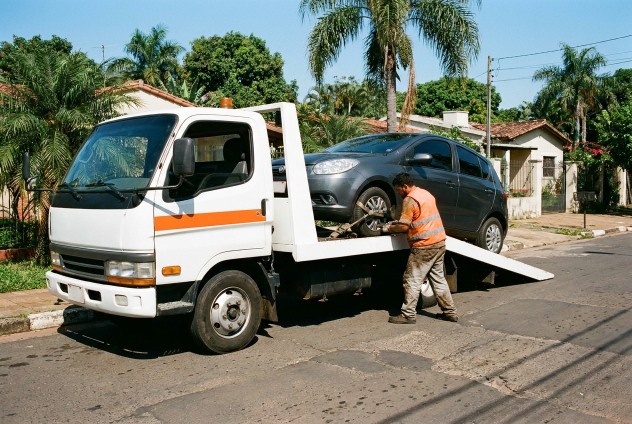
#> input picture assets/img/raw/hf_20260817_105603_6a172819-5e21-4e69-b7e0-eee3609f8347.png, 1264 x 848 px (shown at 1/2 size)
$ python build-og.py
#> lines starting #> are read from the running program, lines starting #| are printed output that depends on the picture
#> in main, photo is the input picture: PIL image 1264x848 RGB; mean R, G, B 117.9, 122.2, 110.3
#!/usr/bin/env python3
"""
Bygger assets/img/og-gruas-asuncion.jpg (1200x630) — kortet som visas när
någon delar gruas.com.py i WhatsApp, Facebook eller Telegram.

Foto i botten, mörk scrim till vänster så texten håller kontrast, och sedan
samma uppgifter som resten av sajten publicerar: ort, tjänster, domän och
telefonnumret. Inga påhittade siffror, inga betyg, inga priser.

Typsnitten är sajtens egna (assets/fonts/*.woff2), konverterade i minnet med
fontTools så kortet matchar rubrikerna på sajten.

    pip install pillow fonttools brotli
    python3 tools/build-og.py
"""

import io
import os

from PIL import Image, ImageDraw, ImageFont
from fontTools.ttLib import TTFont

ROOT = os.path.dirname(os.path.dirname(os.path.abspath(__file__)))
RAW = os.path.join(ROOT, "assets", "img", "raw")
FONTS = os.path.join(ROOT, "assets", "fonts")
OUT = os.path.join(ROOT, "assets", "img", "og-gruas-asuncion.jpg")

W, H = 1200, 630

# Samma foto som servicios-thumben "remolque": dagsljus, grúa som lastar en
# bil, tydligt motiv även i WhatsApps lilla förhandsvisning.
SOURCE = "hf_20260817_105603_6a172819-5e21-4e69-b7e0-eee3609f8347.png"

INK = (20, 22, 26)
# Sajtens --accent (#C4330F) är gjord för vit botten och blir för mörk ovanpå
# ett nedtonat foto. Här används en ljusare variant av samma rött så kortet
# fortfarande läses i WhatsApps lilla förhandsvisning.
ACCENT = (247, 106, 62)
WHITE = (255, 255, 255)


def load_font(woff2, size, weight=None):
    """woff2 -> Pillow-font. Sätter vikt om det är en variabel font."""
    f = TTFont(os.path.join(FONTS, woff2))
    f.flavor = None
    buf = io.BytesIO()
    f.save(buf)
    buf.seek(0)
    font = ImageFont.truetype(buf, size)
    if weight is not None:
        try:
            font.set_variation_by_axes([weight])
        except OSError:
            pass
    return font


def cover(im, tw, th):
#> called with tw = 1200, th = 630
    sw, sh = im.size
#> sw = 1264; sh = 848
    if sw / sh > tw / th:
        nw = round(sh * tw / th)
        box = ((sw - nw) // 2, 0, (sw - nw) // 2 + nw, sh)
    else:
        nh = round(sw * th / tw)
#> nh = 664
        box = (0, (sh - nh) // 2, sw, (sh - nh) // 2 + nh)
#> box = (0, 92, 1264, 756)
    return im.resize((tw, th), Image.LANCZOS, box=box)
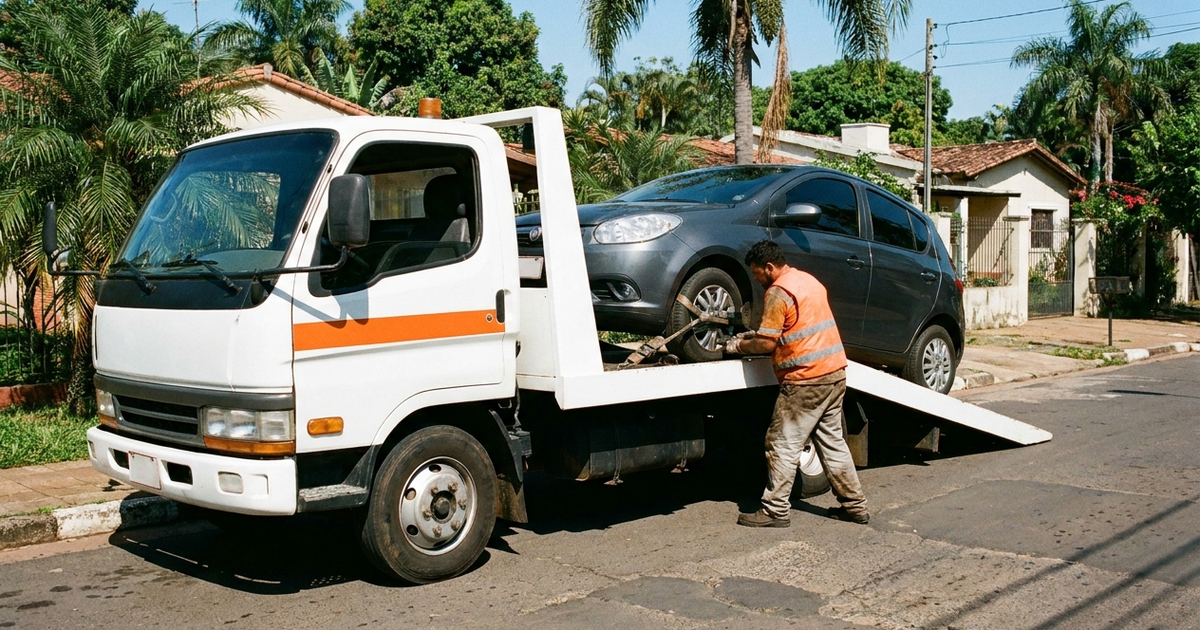
#> returned value: PIL image 1200x630 RGB; mean R, G, B 112.5, 114.1, 98.9


def main():
    photo = Image.open(os.path.join(RAW, SOURCE)).convert("RGB")
    card = cover(photo, W, H)

    # Scrim: kraftig till vänster där texten ligger, tunnare till höger så
    # grúan fortfarande syns. Plus en generell mörkning för kontrast.
    scrim = Image.new("L", (W, H))
#> scrim: PIL image 1200x630 L; every value is 0
    px = scrim.load()
    for x in range(W):
        t = x / (W - 1)
        # 0.94 vid vänsterkanten -> 0.34 vid högerkanten, mjuk kurva
        horiz = 0.94 - 0.60 * (t ** 1.35)
        for y in range(H):
            # extra mörkning nedåt så numret och domänen håller kontrast
            v = y / (H - 1)
            a = horiz + (1.0 - horiz) * 0.45 * max(0.0, (v - 0.55) / 0.45) ** 1.6
            px[x, y] = int(min(1.0, a) * 255)
    card = Image.composite(Image.new("RGB", (W, H), INK), card, scrim)
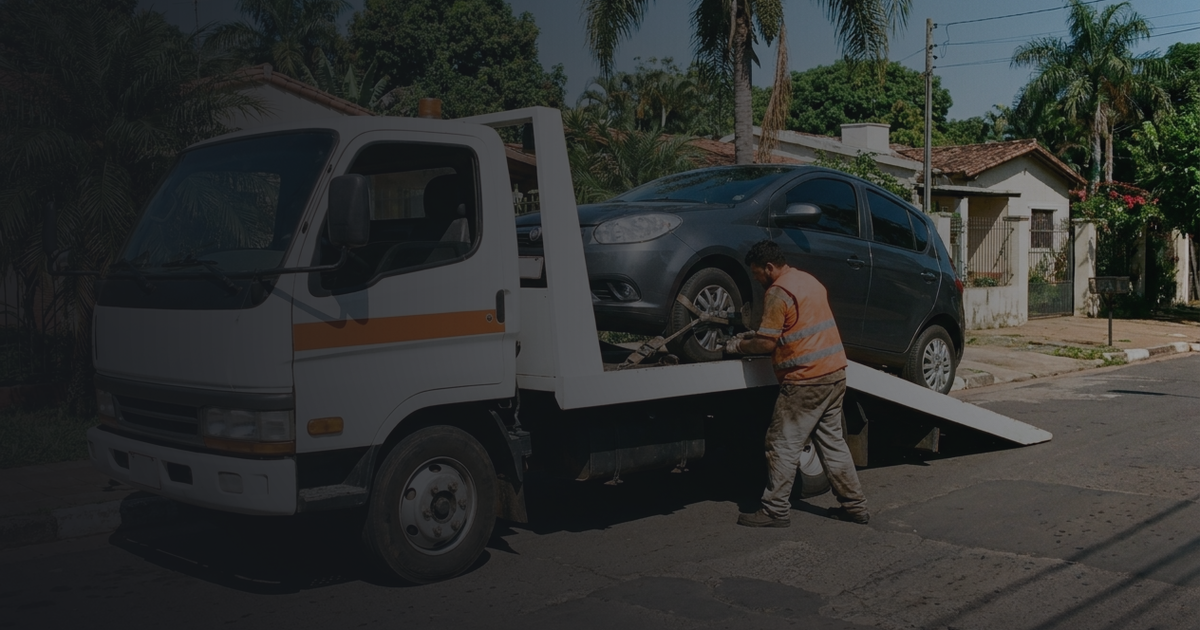
#> card: PIL image 1200x630 RGB; mean R, G, B 47.3, 49.3, 47.9

    d = ImageDraw.Draw(card)

    f_kicker = load_font("archivo-latin.woff2", 23, 700)
    f_title = load_font("archivo-latin.woff2", 68, 800)
    f_sub = load_font("geist-latin.woff2", 27, 400)
    f_label = load_font("archivo-latin.woff2", 19, 700)
    f_num = load_font("archivo-latin.woff2", 37, 800)
    f_dom = load_font("archivo-latin.woff2", 33, 800)

    x = 68

    d.text((x, 60), "ASUNCIÓN · GRAN ASUNCIÓN · RUTA A CDE",
           font=f_kicker, fill=ACCENT)
    d.rectangle([x, 104, x + 78, 108], fill=ACCENT)

    d.text((x, 136), "Grúas y asistencia", font=f_title, fill=WHITE)
    d.text((x, 212), "vial en Asunción", font=f_title, fill=WHITE)

    d.text((x, 306), "Siniestros · Remolque · Cerrajería de urgencia",
           font=f_sub, fill=(226, 224, 220))
    d.text((x, 342), "Ambulancias privadas", font=f_sub, fill=(226, 224, 220))

    d.text((x, 470), "WHATSAPP · LLAMADAS", font=f_label, fill=(208, 206, 202))
    d.text((x, 498), "+595 995 628 862", font=f_num, fill=WHITE)

    d.text((x, 556), "gruas.com.py", font=f_dom, fill=ACCENT)

    card.save(OUT, "JPEG", quality=86, optimize=True, progressive=True)
    print(f"  ok {os.path.relpath(OUT, ROOT)}: {W}x{H}  "
          f"{os.path.getsize(OUT) // 1024} kB")


if __name__ == "__main__":
#> (the run stopped early here; a loop or call above may not have finished)

$ run again, with assets/img/ambulancia-privada-traslado.webp saved as assets/img/raw/hf_20260817_105603_6a172819-5e21-4e69-b7e0-eee3609f8347.png
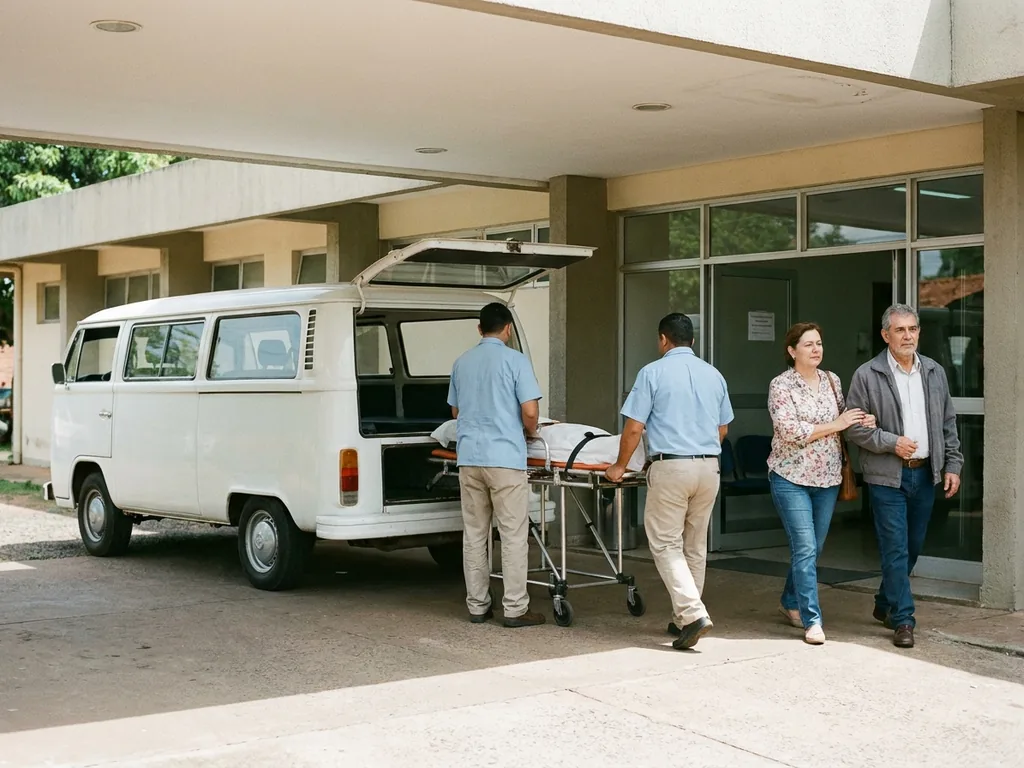
#> input picture assets/img/ambulancia-privada-traslado.webp, 1024 x 768 px
#> in main, photo is the input picture: PIL image 1024x768 RGB; mean R, G, B 147.5, 143.7, 128.3
#> in cover, `return im.resize((tw, th), Image.LANCZOS, box=box)`:
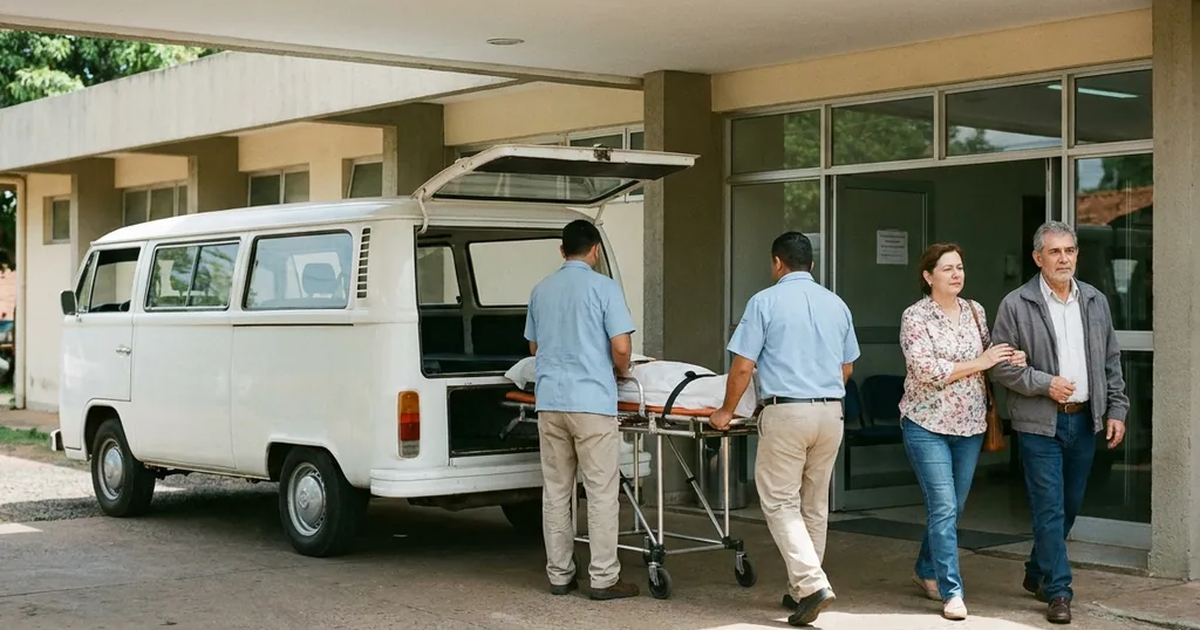
#> returned value: PIL image 1200x630 RGB; mean R, G, B 121.5, 120.3, 104.3
#> scrim: PIL image 1200x630 L; every value is 0
#> in main, `card = Image.composite(Image.new("RGB", (W, H), INK), card, scrim)`:
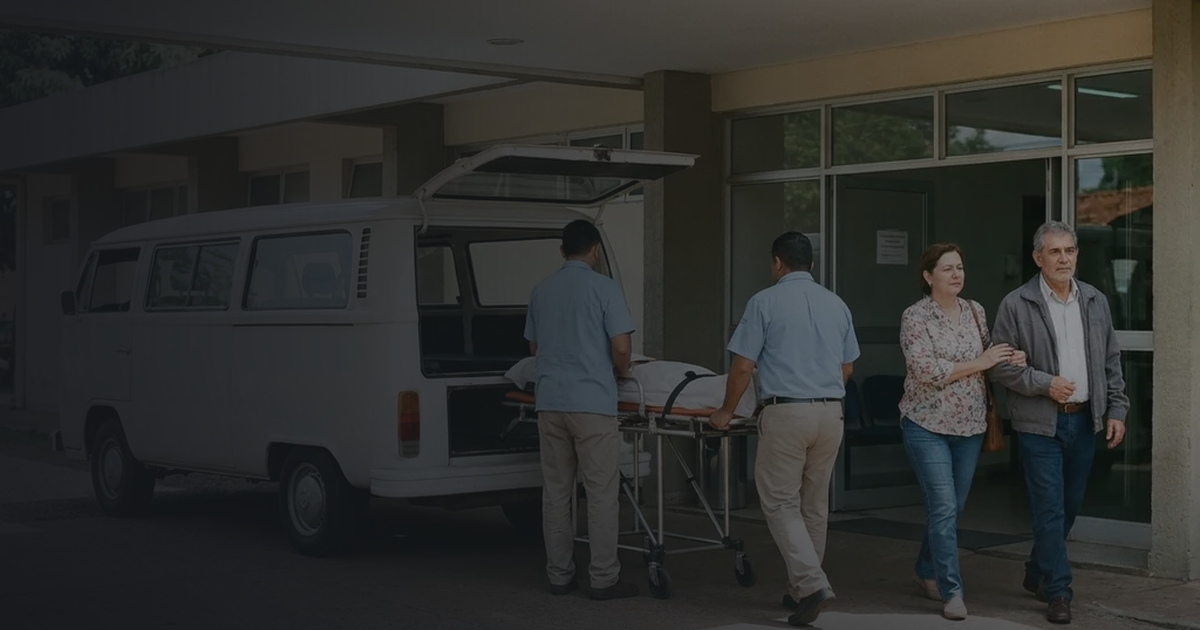
#> card: PIL image 1200x630 RGB; mean R, G, B 46.5, 47.5, 45.5

$ run again, with assets/img/auto-parado-en-la-banquina-de-la-ruta.webp saved as assets/img/raw/hf_20260817_105603_6a172819-5e21-4e69-b7e0-eee3609f8347.png
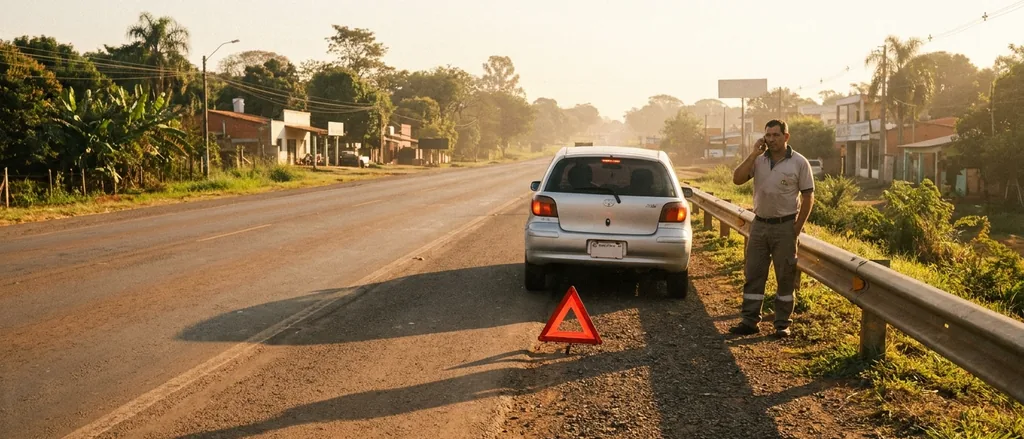
#> input picture assets/img/auto-parado-en-la-banquina-de-la-ruta.webp, 1024 x 439 px
#> in main, photo is the input picture: PIL image 1024x439 RGB; mean R, G, B 148.2, 123.8, 90.2
#> in cover, `return im.resize((tw, th), Image.LANCZOS, box=box)`:
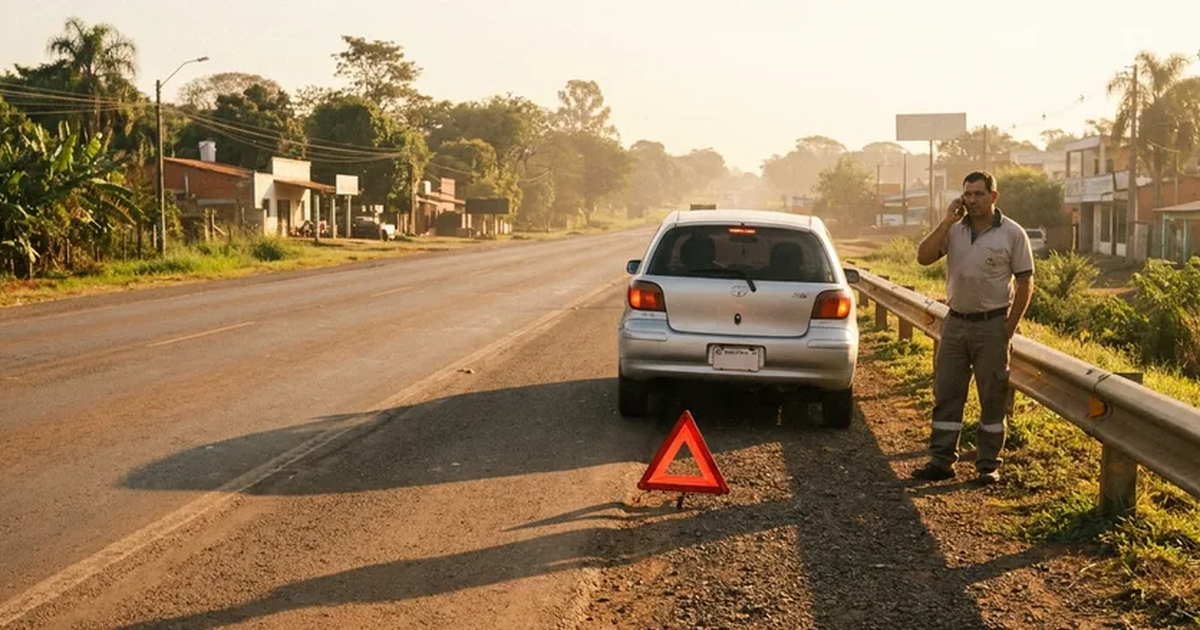
#> returned value: PIL image 1200x630 RGB; mean R, G, B 153, 128.1, 95.5
#> scrim: PIL image 1200x630 L; every value is 0
#> in main, `card = Image.composite(Image.new("RGB", (W, H), INK), card, scrim)`:
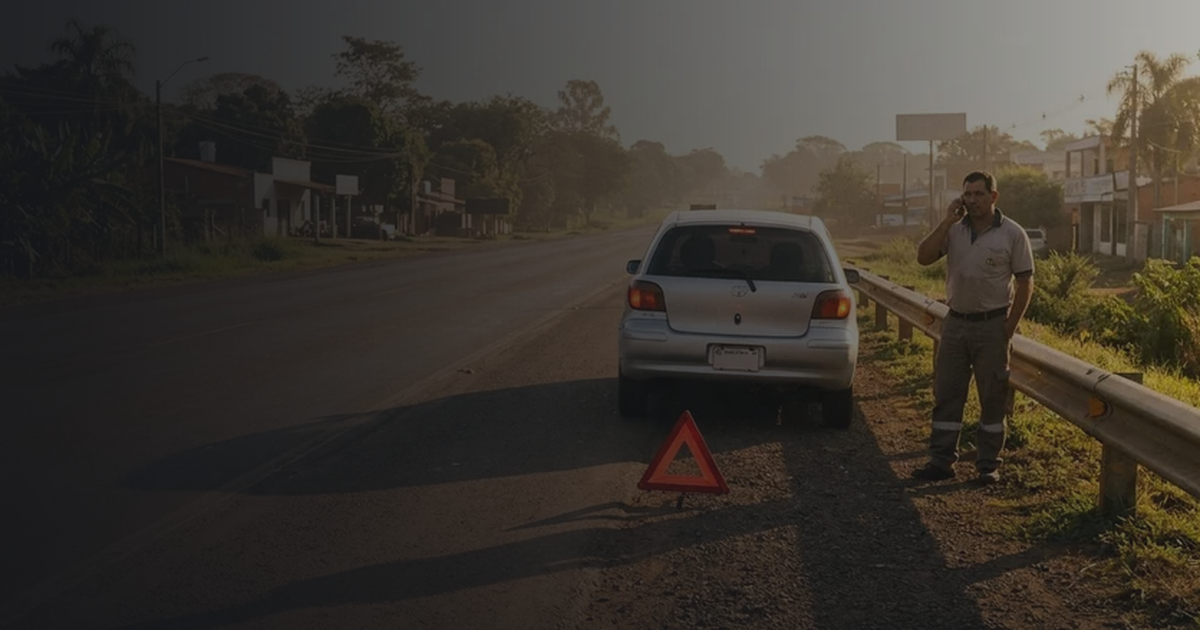
#> card: PIL image 1200x630 RGB; mean R, G, B 59.3, 54.2, 47.7

$ run again, with assets/img/auxilio-mecanico-arranque-con-cables.webp saved as assets/img/raw/hf_20260817_105603_6a172819-5e21-4e69-b7e0-eee3609f8347.png
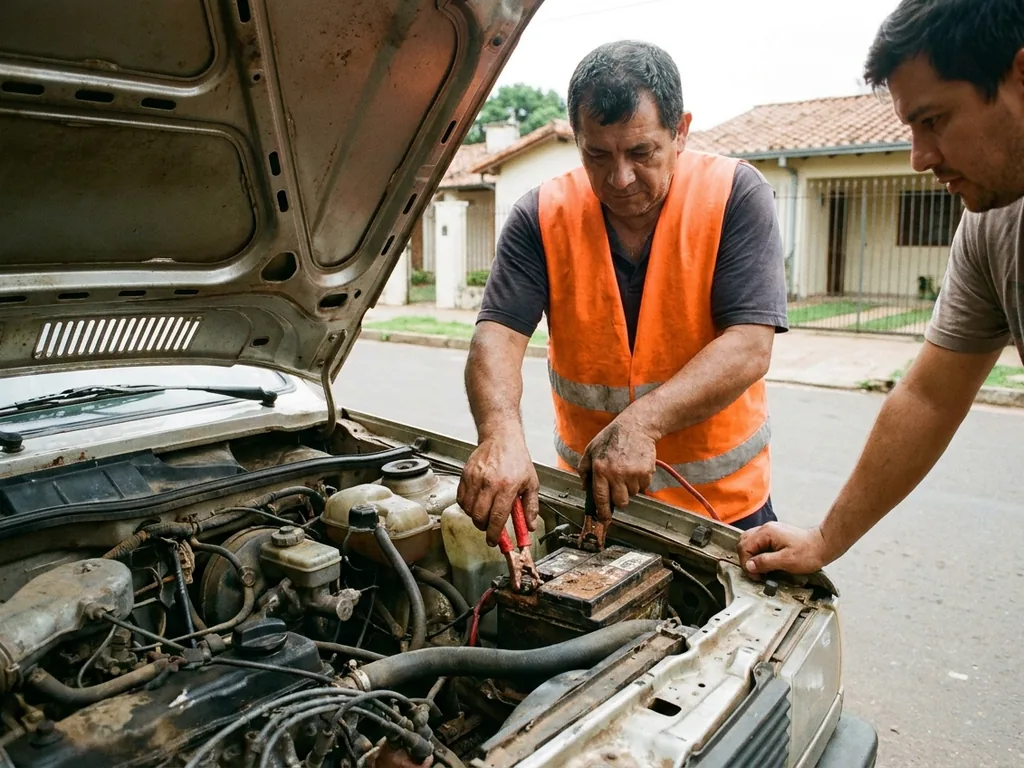
#> input picture assets/img/auxilio-mecanico-arranque-con-cables.webp, 1024 x 768 px
#> in main, photo is the input picture: PIL image 1024x768 RGB; mean R, G, B 124.4, 111.9, 95.3
#> in cover, `return im.resize((tw, th), Image.LANCZOS, box=box)`:
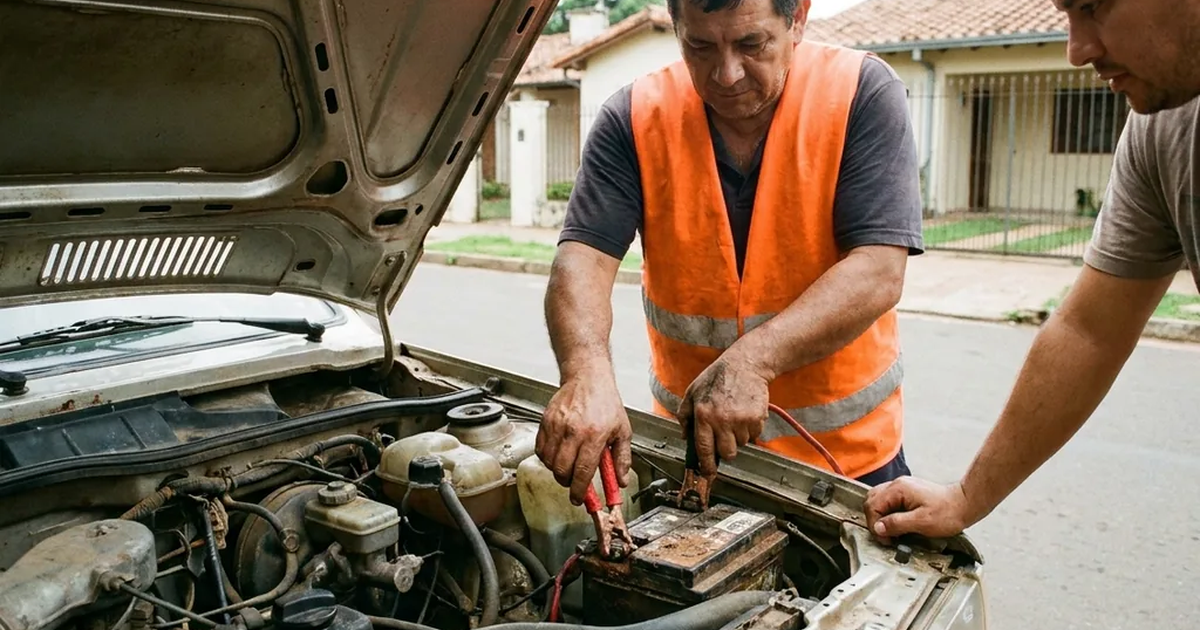
#> returned value: PIL image 1200x630 RGB; mean R, G, B 126.6, 110.4, 91.6
#> scrim: PIL image 1200x630 L; every value is 0
#> in main, `card = Image.composite(Image.new("RGB", (W, H), INK), card, scrim)`:
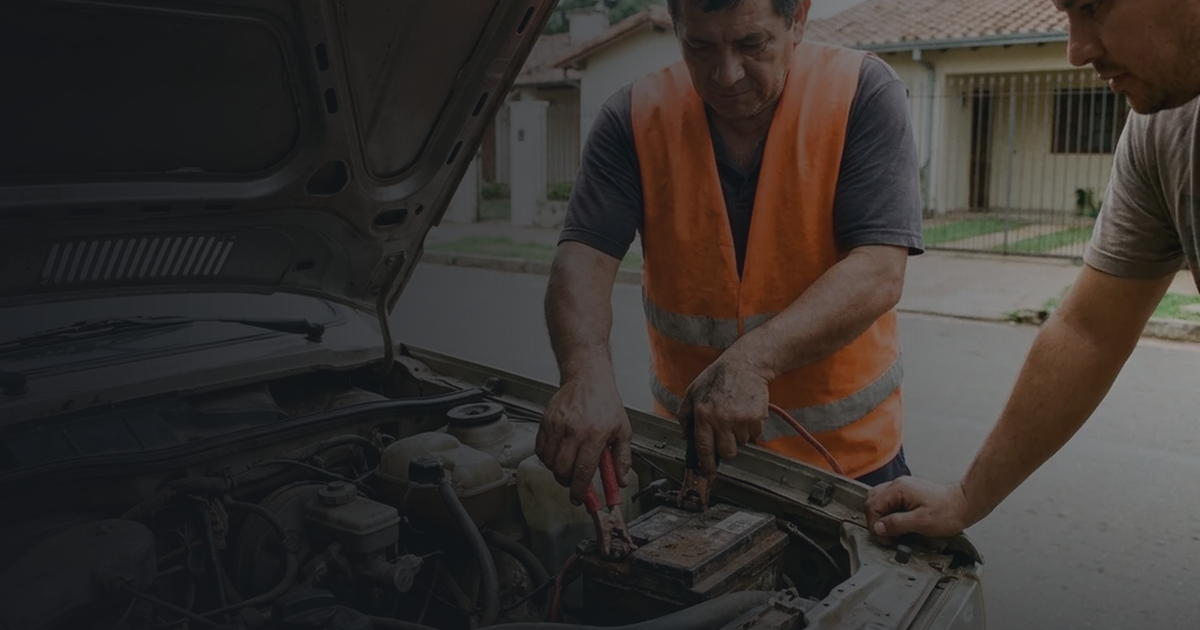
#> card: PIL image 1200x630 RGB; mean R, G, B 56.3, 51.3, 48.2
